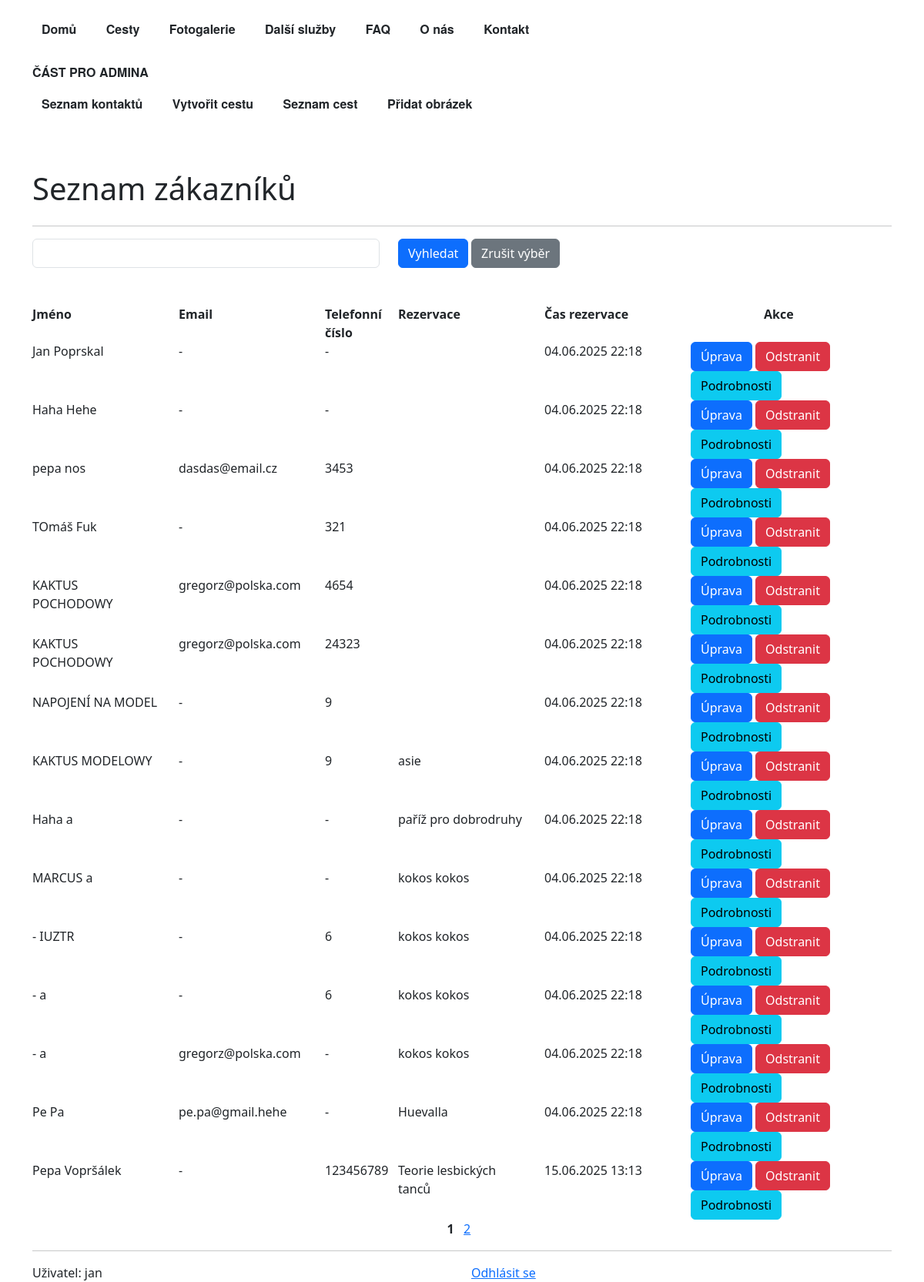
The page /webapp/customer-list/ (signed in) on the database its author committed.
### webapp/models.py (models this page shows, shortened)
class Customer(models.Model):
    customer_id = models.AutoField(primary_key=True)
    customer_first_name = models.CharField(max_length=64)
    customer_last_name = models.CharField(max_length=64)
    customer_count = models.PositiveIntegerField(default=1, validators=[MaxValueValidator(30)],)
    customer_email = models.EmailField(null=True, blank=True)
    customer_phone = models.CharField(max_length=14, null=True, blank=True, validators=[MinLengthValidator(9)])
    customer_message = models.TextField(null=True, blank=True)
    customer_trip = models.ForeignKey('Trip', on_delete=models.CASCADE,
                                      null=True, blank=True, related_name='customer_trip')
    created = models.DateTimeField(auto_now_add=True)
    objects = CustomerManager()
    @property
    def full_name(self):
        return f"{self.customer_first_name} {self.customer_last_name}"

class Trip(models.Model):
    trip_id = models.AutoField(primary_key=True)
    trip_name = models.CharField(max_length=256)
    trip_short_description = models.TextField(null=True, blank=True)
    trip_description = models.TextField(null=True, blank=True)
    start_time = models.CharField(null=True, blank=True, max_length=30) #not date field at the clients request
    end_time = models.CharField(null=True, blank=True, max_length=30) #vague dates preferred - start of june
    price = models.IntegerField(null=True, blank=True)
    image = models.ImageField(upload_to='', null=True, blank=True)
    thumbnail = models.ImageField(upload_to='', null=True, blank=True)

### webapp/views.py (the view)
# urls.py: path("customer-list/", CustomerListingView.as_view(), name='customer_list'),
class CustomerListingView(LoginRequiredMixin, UserRightsMixin, ListView):
    template_name = "customer_list.html"
    model = Customer
    paginate_by = 15
    access_rights = ["test"]
    query_string = None
    def get(self, request, *args, **kwargs):
        print("GET: ", self.request.GET)
        self.query_string = self.request.GET.get("search")
        print(self.query_string)
        print("KWARGS: ", self.kwargs)
        return super().get(request, *args, **kwargs)
    def get_context_data(self, *, object_list=None, **kwargs):
        context = super().get_context_data(object_list=object_list, **kwargs)
        context ["trips"] = Trip.objects.all()
        context ["form"] = CustomerNameSearchForm()
        context.update(self.get_context_rights())
        return context
    def get_queryset(self):
        queryset = super().get_queryset()
        queryset = queryset.search(self.query_string)
        return queryset

### webapp/forms.py
class CustomerNameSearchForm(forms.Form):
    search = forms.CharField(
        max_length=40,
        widget=forms.TextInput(attrs={"class": "form-control"}),
    )

### webapp/models.py (called while the page is built)
    def search(self, query):
        if query:
            return self.filter(
                Q(customer_first_name__icontains=query) |
                Q(customer_last_name__icontains=query)
            ).distinct()
        return self

    def get_queryset(self):
        return CustomerQuerySet(self.model, using=self._db)

### webapp/templatetags/none.py (called while the page is built)
@register.filter
def none(value):
    convert_to_str = str(value)
    if convert_to_str == "None":
        return "-"
    else:
        pass
    return value

### webapp/utils/context_processors/group_access.py (called while the page is built)
def is_member_of_group(user, group_name):
    if isinstance(group_name, str):
        rights_exist = user.groups.filter(name=group_name).exists()
    else:
        rights_exist = user.groups.filter(name__in=group_name).exists()
    return rights_exist

    def user_has_rights(self, user):
        return is_member_of_group(user, self.access_rights)

    def get_context_rights(self):
        context = {
            'user_has_rights': self.user_has_rights(self.request.user),
        }
        return context

### webapp/templates/customer_list.html (shortened to what this page needs)
{% extends "base_with_bootstrap.html" %}
{% load bootstrap5 %}
{% load none %}
{% block hlavni_nadpis %} Seznam zákazníků{% endblock %}
{% block content %}
    {% if user_has_rights %}
    <hr>
    <form method="get" action=".">
        <div class="row">
            <div class="col-5">{{ form.search }}</div>
            <div class="col-1"><button type="submit" class="btn btn-primary">Vyhledat</button></div>
            <div class="col-2"><a href="{% url 'webapp:customer_list' %}" class="btn btn-secondary">Zrušit výběr</a></div>
        </div>
    </form>
    <br>
    <br>
    <div class="row">
        <div class="col-2"><b>Jméno</b></div>
        <div class="col-2"><b>Email</b></div>
        <div class="col-1"><b>Telefonní číslo</b></div>
        <div class="col-2"><b>Rezervace</b></div>
        <div class="col-2"><b>Čas rezervace</b></div>
        <div class="col-2 offset-1"><b>Akce</b></div>
    </div>
    {% for customer in object_list%}
    <div class="row">
        <div class="col-2">{{customer.full_name|none}}</div>
        <div class="col-2">{{customer.customer_email|none}}</div>
        <div class="col-1">{{customer.customer_phone|none}}</div>
        <div class="col-2">{{customer.customer_trip.trip_name}}</div>
        <div class="col-2">{{ customer.created|date:"d.m.Y H:i"}}</div>
         <div class="col-3">
            <a href="{% url 'webapp:customer_update' customer.pk %}" class="btn btn-primary"> Úprava </a>
             <a href="{% url 'webapp:customer_delete' customer.pk %}" class=" btn btn-danger"> Odstranit </a>
             <a href="{% url 'webapp:customer_detail' customer.pk %}" class=" btn btn-info"> Podrobnosti </a>
         </div>
    </div>
    {% endfor %}
    {% include "snippets/pagination_v3.html" %}
    {% else %}
        {%include "snippets/no_access.html" %}
    {% endif %}
{% endblock %}

### webapp/templates/snippets/user_info.html
<hr>
<div class="row">
    <div class="col">
        Uživatel:
        {% if user.is_authenticated %}
            {{ user }}
        {% else %}
            (nepřihlášený)
        {% endif %}
    </div>
    <div class="col">
    {%  if user.is_authenticated %}
        <a href="{% url 'yes_no_confirmation' %}">Odhlásit se</a>
    {% else %}
        <a href="{% url 'login' %}">Přihlásit se</a>
    {% endif %}
    </div>
</div>

### rows shown on the page
Customer: full_name|none "Jan Poprskal", customer_email|none "-", customer_phone|none "-", created "04.06.2025 22:18"
Customer: full_name|none "Haha Hehe", customer_email|none "-", customer_phone|none "-", created "04.06.2025 22:18"
Customer: full_name|none "pepa nos", customer_email|none "dasdas@email.cz", customer_phone|none "3453", created "04.06.2025 22:18"
Customer: full_name|none "TOmáš Fuk", customer_email|none "-", customer_phone|none "321", created "04.06.2025 22:18"
Customer: full_name|none "KAKTUS POCHODOWY", customer_email|none "gregorz@polska.com", customer_phone|none "4654", created "04.06.2025 22:18"
Customer: full_name|none "KAKTUS POCHODOWY", customer_email|none "gregorz@polska.com", customer_phone|none "24323", created "04.06.2025 22:18"
Customer: full_name|none "NAPOJENÍ NA MODEL", customer_email|none "-", customer_phone|none "9", created "04.06.2025 22:18"
Customer: full_name|none "KAKTUS MODELOWY", customer_email|none "-", customer_phone|none "9", customer_trip.trip_name "asie", created "04.06.2025 22:18"
Customer: full_name|none "Haha a", customer_email|none "-", customer_phone|none "-", customer_trip.trip_name "paříž pro dobrodruhy", created "04.06.2025 22:18"
Customer: full_name|none "MARCUS a", customer_email|none "-", customer_phone|none "-", customer_trip.trip_name "kokos kokos", created "04.06.2025 22:18"
Customer: full_name|none "- IUZTR", customer_email|none "-", customer_phone|none "6", customer_trip.trip_name "kokos kokos", created "04.06.2025 22:18"
Customer: full_name|none "- a", customer_email|none "-", customer_phone|none "6", customer_trip.trip_name "kokos kokos", created "04.06.2025 22:18"
Customer: full_name|none "- a", customer_email|none "gregorz@polska.com", customer_phone|none "-", customer_trip.trip_name "kokos kokos", created "04.06.2025 22:18"
Customer: full_name|none "Pe Pa", customer_email|none "pe.pa@gmail.hehe", customer_phone|none "-", customer_trip.trip_name "Huevalla", created "04.06.2025 22:18"
Customer: full_name|none "Pepa Vopršálek", customer_email|none "-", customer_phone|none "123456789", customer_trip.trip_name "Teorie lesbických tanců", created "15.06.2025 13:13"

### other values the page prints
{{ num }} "1"
{{ num }} "2"
{{ user }} "jan"
